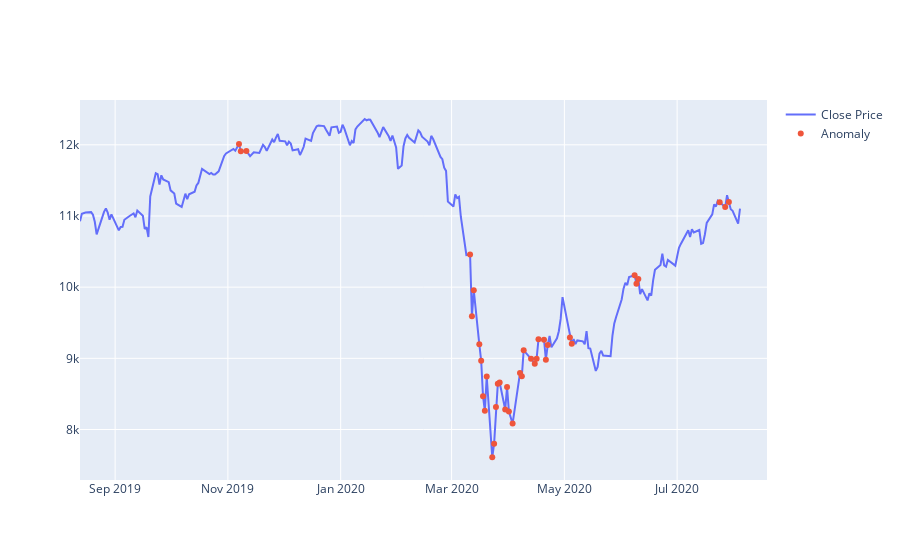

Notebook code cell kept with this figure:
### Code cell
fig = go.Figure()
fig.add_trace(go.Scatter(x = test[time_steps:].date, y = scaler.inverse_transform(test[time_steps:].close),
                        mode = 'lines', name = 'Close Price'))

fig.add_trace(go.Scatter(x = anomalies.date, y = scaler.inverse_transform(anomalies.close),
                        mode = 'markers', name = 'Anomaly'))
fig.update_layout(showlegend = True)
fig.show()
